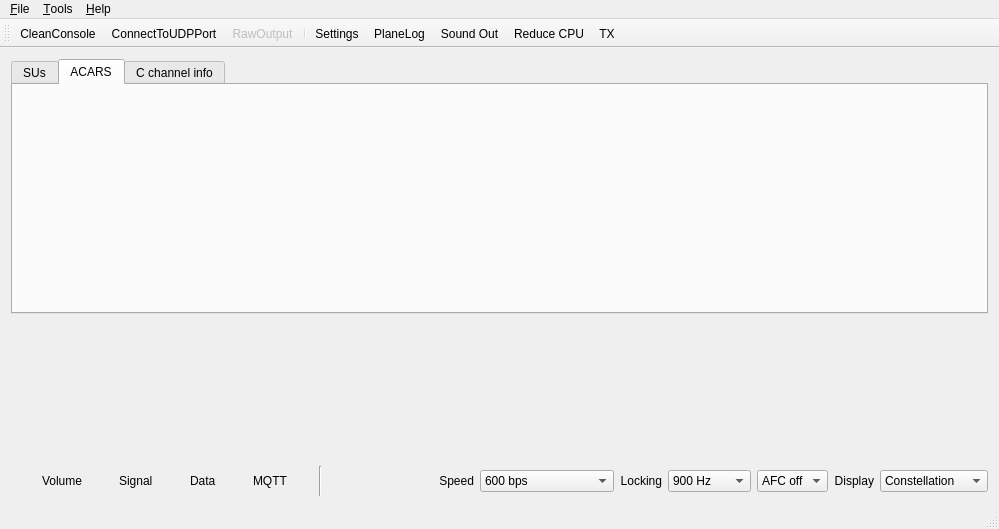
<?xml version="1.0" encoding="UTF-8"?>
<ui version="4.0">
 <class>MainWindow</class>
 <widget class="QMainWindow" name="MainWindow">
  <property name="geometry">
   <rect>
    <x>0</x>
    <y>0</y>
    <width>999</width>
    <height>529</height>
   </rect>
  </property>
  <property name="windowTitle">
   <string>JAERO</string>
  </property>
  <property name="windowIcon">
   <iconset resource="jaero.qrc">
    <normaloff>:/images/primary-modem.svg</normaloff>:/images/primary-modem.svg</iconset>
  </property>
  <widget class="QWidget" name="centralWidget">
   <layout class="QVBoxLayout" name="verticalLayout">
    <item>
     <widget class="QTabWidget" name="tabWidget">
      <property name="currentIndex">
       <number>1</number>
      </property>
      <widget class="QWidget" name="sus">
       <attribute name="title">
        <string>SUs</string>
       </attribute>
       <layout class="QVBoxLayout" name="verticalLayout_2">
        <item>
         <widget class="Console" name="console" native="true"/>
        </item>
       </layout>
      </widget>
      <widget class="QWidget" name="acars">
       <attribute name="title">
        <string>ACARS</string>
       </attribute>
       <layout class="QVBoxLayout" name="verticalLayout_3">
        <item>
         <widget class="TextInputWidget" name="inputwidget" native="true"/>
        </item>
       </layout>
      </widget>
      <widget class="QWidget" name="cchan">
       <attribute name="title">
        <string>C channel info</string>
       </attribute>
       <layout class="QHBoxLayout" name="horizontalLayout_4">
        <item>
         <layout class="QHBoxLayout" name="horizontalLayout_3">
          <item>
           <widget class="QGroupBox" name="groupBox">
            <property name="title">
             <string>Channel assignment</string>
            </property>
            <layout class="QVBoxLayout" name="verticalLayout_4">
             <item>
              <widget class="QPlainTextEdit" name="plainTextEdit_cchan_assignment"/>
             </item>
            </layout>
           </widget>
          </item>
         </layout>
        </item>
       </layout>
      </widget>
     </widget>
    </item>
    <item>
     <widget class="QWidget" name="widget_2" native="true">
      <property name="minimumSize">
       <size>
        <width>0</width>
        <height>140</height>
       </size>
      </property>
      <property name="maximumSize">
       <size>
        <width>16777215</width>
        <height>140</height>
       </size>
      </property>
      <layout class="QHBoxLayout" name="horizontalLayout" stretch="0,0">
       <property name="spacing">
        <number>2</number>
       </property>
       <property name="leftMargin">
        <number>0</number>
       </property>
       <property name="topMargin">
        <number>0</number>
       </property>
       <property name="rightMargin">
        <number>0</number>
       </property>
       <property name="bottomMargin">
        <number>0</number>
       </property>
       <item>
        <widget class="QSpectrumDisplay" name="spectrumdisplay" native="true">
         <property name="maximumSize">
          <size>
           <width>16777215</width>
           <height>130</height>
          </size>
         </property>
        </widget>
       </item>
       <item>
        <widget class="QScatterPlot" name="scatterplot" native="true">
         <property name="minimumSize">
          <size>
           <width>130</width>
           <height>130</height>
          </size>
         </property>
         <property name="maximumSize">
          <size>
           <width>130</width>
           <height>130</height>
          </size>
         </property>
        </widget>
       </item>
      </layout>
     </widget>
    </item>
    <item>
     <widget class="QWidget" name="widget" native="true">
      <property name="minimumSize">
       <size>
        <width>0</width>
        <height>30</height>
       </size>
      </property>
      <property name="maximumSize">
       <size>
        <width>16777215</width>
        <height>30</height>
       </size>
      </property>
      <layout class="QHBoxLayout" name="horizontalLayout_2">
       <property name="leftMargin">
        <number>0</number>
       </property>
       <property name="topMargin">
        <number>0</number>
       </property>
       <property name="rightMargin">
        <number>0</number>
       </property>
       <property name="bottomMargin">
        <number>0</number>
       </property>
       <item>
        <widget class="QLed" name="ledvolume">
         <property name="minimumSize">
          <size>
           <width>25</width>
           <height>25</height>
          </size>
         </property>
         <property name="maximumSize">
          <size>
           <width>25</width>
           <height>25</height>
          </size>
         </property>
         <property name="text">
          <string/>
         </property>
         <property name="pixmap">
          <pixmap resource="jaero.qrc">:/images/off_led.svg</pixmap>
         </property>
         <property name="scaledContents">
          <bool>true</bool>
         </property>
        </widget>
       </item>
       <item>
        <widget class="QLabel" name="labelvolume">
         <property name="minimumSize">
          <size>
           <width>0</width>
           <height>25</height>
          </size>
         </property>
         <property name="maximumSize">
          <size>
           <width>16777215</width>
           <height>25</height>
          </size>
         </property>
         <property name="text">
          <string>Volume</string>
         </property>
        </widget>
       </item>
       <item>
        <widget class="QLed" name="ledsignal">
         <property name="minimumSize">
          <size>
           <width>25</width>
           <height>25</height>
          </size>
         </property>
         <property name="maximumSize">
          <size>
           <width>25</width>
           <height>25</height>
          </size>
         </property>
         <property name="text">
          <string/>
         </property>
         <property name="pixmap">
          <pixmap resource="jaero.qrc">:/images/off_led.svg</pixmap>
         </property>
         <property name="scaledContents">
          <bool>true</bool>
         </property>
        </widget>
       </item>
       <item>
        <widget class="QLabel" name="labelsignal">
         <property name="minimumSize">
          <size>
           <width>0</width>
           <height>25</height>
          </size>
         </property>
         <property name="maximumSize">
          <size>
           <width>16777215</width>
           <height>25</height>
          </size>
         </property>
         <property name="text">
          <string>Signal</string>
         </property>
        </widget>
       </item>
       <item>
        <widget class="QLed" name="leddata">
         <property name="minimumSize">
          <size>
           <width>25</width>
           <height>25</height>
          </size>
         </property>
         <property name="maximumSize">
          <size>
           <width>25</width>
           <height>25</height>
          </size>
         </property>
         <property name="text">
          <string/>
         </property>
         <property name="pixmap">
          <pixmap resource="jaero.qrc">:/images/off_led.svg</pixmap>
         </property>
         <property name="scaledContents">
          <bool>true</bool>
         </property>
        </widget>
       </item>
       <item>
        <widget class="QLabel" name="labeldata">
         <property name="minimumSize">
          <size>
           <width>0</width>
           <height>25</height>
          </size>
         </property>
         <property name="maximumSize">
          <size>
           <width>16777215</width>
           <height>25</height>
          </size>
         </property>
         <property name="text">
          <string>Data</string>
         </property>
        </widget>
       </item>
       <item>
        <widget class="QLed" name="ledmqtt">
         <property name="minimumSize">
          <size>
           <width>25</width>
           <height>25</height>
          </size>
         </property>
         <property name="maximumSize">
          <size>
           <width>25</width>
           <height>25</height>
          </size>
         </property>
         <property name="text">
          <string/>
         </property>
         <property name="pixmap">
          <pixmap resource="jaero.qrc">:/images/off_led.svg</pixmap>
         </property>
         <property name="scaledContents">
          <bool>true</bool>
         </property>
        </widget>
       </item>
       <item>
        <widget class="QLabel" name="labelmqtt">
         <property name="minimumSize">
          <size>
           <width>0</width>
           <height>25</height>
          </size>
         </property>
         <property name="maximumSize">
          <size>
           <width>16777215</width>
           <height>25</height>
          </size>
         </property>
         <property name="text">
          <string>MQTT</string>
         </property>
        </widget>
       </item>
       <item>
        <spacer name="horizontalSpacer_2">
         <property name="orientation">
          <enum>Qt::Horizontal</enum>
         </property>
         <property name="sizeType">
          <enum>QSizePolicy::Minimum</enum>
         </property>
         <property name="sizeHint" stdset="0">
          <size>
           <width>25</width>
           <height>20</height>
          </size>
         </property>
        </spacer>
       </item>
       <item>
        <widget class="Line" name="line">
         <property name="orientation">
          <enum>Qt::Vertical</enum>
         </property>
        </widget>
       </item>
       <item>
        <spacer name="horizontalSpacer">
         <property name="orientation">
          <enum>Qt::Horizontal</enum>
         </property>
         <property name="sizeHint" stdset="0">
          <size>
           <width>40</width>
           <height>20</height>
          </size>
         </property>
        </spacer>
       </item>
       <item>
        <widget class="QLabel" name="label_4">
         <property name="minimumSize">
          <size>
           <width>0</width>
           <height>25</height>
          </size>
         </property>
         <property name="maximumSize">
          <size>
           <width>16777215</width>
           <height>25</height>
          </size>
         </property>
         <property name="text">
          <string>Speed</string>
         </property>
         <property name="alignment">
          <set>Qt::AlignRight|Qt::AlignTrailing|Qt::AlignVCenter</set>
         </property>
        </widget>
       </item>
       <item>
        <widget class="QComboBox" name="comboBoxbps">
         <property name="currentIndex">
          <number>0</number>
         </property>
         <item>
          <property name="text">
           <string>600 bps</string>
          </property>
         </item>
         <item>
          <property name="text">
           <string>1200 bps</string>
          </property>
         </item>
         <item>
          <property name="text">
           <string>10500 bps</string>
          </property>
         </item>
         <item>
          <property name="text">
           <string>1200 bps burst</string>
          </property>
         </item>
         <item>
          <property name="text">
           <string>8400 bps</string>
          </property>
         </item>
         <item>
          <property name="text">
           <string>10500 bps burst</string>
          </property>
         </item>
         <item>
          <property name="text">
           <string>10500 bps burst x2</string>
          </property>
         </item>
        </widget>
       </item>
       <item>
        <widget class="QLabel" name="label_5">
         <property name="minimumSize">
          <size>
           <width>0</width>
           <height>25</height>
          </size>
         </property>
         <property name="maximumSize">
          <size>
           <width>16777215</width>
           <height>25</height>
          </size>
         </property>
         <property name="text">
          <string>Locking</string>
         </property>
         <property name="alignment">
          <set>Qt::AlignRight|Qt::AlignTrailing|Qt::AlignVCenter</set>
         </property>
        </widget>
       </item>
       <item>
        <widget class="QComboBox" name="comboBoxlbw">
         <property name="currentIndex">
          <number>0</number>
         </property>
         <item>
          <property name="text">
           <string>900 Hz</string>
          </property>
         </item>
         <item>
          <property name="text">
           <string>1800 Hz</string>
          </property>
         </item>
         <item>
          <property name="text">
           <string>3600 Hz</string>
          </property>
         </item>
         <item>
          <property name="text">
           <string>5000 Hz</string>
          </property>
         </item>
         <item>
          <property name="text">
           <string>8400 Hz</string>
          </property>
         </item>
         <item>
          <property name="text">
           <string>10500 Hz</string>
          </property>
         </item>
         <item>
          <property name="text">
           <string>24000 Hz</string>
          </property>
         </item>
        </widget>
       </item>
       <item>
        <widget class="QComboBox" name="comboBoxafc">
         <property name="currentIndex">
          <number>0</number>
         </property>
         <item>
          <property name="text">
           <string>AFC off</string>
          </property>
         </item>
         <item>
          <property name="text">
           <string>AFC on</string>
          </property>
         </item>
        </widget>
       </item>
       <item>
        <widget class="QLabel" name="label_6">
         <property name="minimumSize">
          <size>
           <width>0</width>
           <height>25</height>
          </size>
         </property>
         <property name="maximumSize">
          <size>
           <width>16777215</width>
           <height>25</height>
          </size>
         </property>
         <property name="text">
          <string>Display</string>
         </property>
         <property name="alignment">
          <set>Qt::AlignRight|Qt::AlignTrailing|Qt::AlignVCenter</set>
         </property>
        </widget>
       </item>
       <item>
        <widget class="QComboBox" name="comboBoxdisplay">
         <property name="currentIndex">
          <number>0</number>
         </property>
         <item>
          <property name="text">
           <string>Constellation</string>
          </property>
         </item>
         <item>
          <property name="text">
           <string>Symbol phase</string>
          </property>
         </item>
         <item>
          <property name="text">
           <string>None</string>
          </property>
         </item>
        </widget>
       </item>
      </layout>
     </widget>
    </item>
   </layout>
  </widget>
  <widget class="QMenuBar" name="menuBar">
   <property name="geometry">
    <rect>
     <x>0</x>
     <y>0</y>
     <width>999</width>
     <height>26</height>
    </rect>
   </property>
   <widget class="QMenu" name="menu_File">
    <property name="title">
     <string>&amp;File</string>
    </property>
    <addaction name="action_Exit"/>
   </widget>
   <widget class="QMenu" name="menuHelp">
    <property name="title">
     <string>&amp;Help</string>
    </property>
    <addaction name="action_About"/>
   </widget>
   <widget class="QMenu" name="menu_Tools">
    <property name="title">
     <string>&amp;Tools</string>
    </property>
    <addaction name="action_Settings"/>
   </widget>
   <addaction name="menu_File"/>
   <addaction name="menu_Tools"/>
   <addaction name="menuHelp"/>
  </widget>
  <widget class="QStatusBar" name="statusBar"/>
  <widget class="QToolBar" name="toolBar">
   <property name="windowTitle">
    <string>toolBar</string>
   </property>
   <attribute name="toolBarArea">
    <enum>TopToolBarArea</enum>
   </attribute>
   <attribute name="toolBarBreak">
    <bool>false</bool>
   </attribute>
   <addaction name="actionCleanConsole"/>
   <addaction name="actionConnectToUDPPort"/>
   <addaction name="actionRawOutput"/>
   <addaction name="separator"/>
   <addaction name="action_Settings"/>
   <addaction name="action_PlaneLog"/>
   <addaction name="actionSound_Out"/>
   <addaction name="actionReduce_CPU"/>
   <addaction name="actionTXRX"/>
  </widget>
  <action name="action_Exit">
   <property name="icon">
    <iconset resource="jaero.qrc">
     <normaloff>:/images/application-exit.png</normaloff>:/images/application-exit.png</iconset>
   </property>
   <property name="text">
    <string>&amp;Exit</string>
   </property>
  </action>
  <action name="action_About">
   <property name="text">
    <string>&amp;About</string>
   </property>
  </action>
  <action name="actionCleanConsole">
   <property name="icon">
    <iconset resource="jaero.qrc">
     <normaloff>:/images/clear.png</normaloff>:/images/clear.png</iconset>
   </property>
   <property name="text">
    <string>CleanConsole</string>
   </property>
   <property name="toolTip">
    <string>Clear the window</string>
   </property>
  </action>
  <action name="actionConnectToUDPPort">
   <property name="checkable">
    <bool>true</bool>
   </property>
   <property name="icon">
    <iconset resource="jaero.qrc">
     <normaloff>:/images/disconnect.png</normaloff>
     <normalon>:/images/connect.png</normalon>:/images/disconnect.png</iconset>
   </property>
   <property name="text">
    <string>ConnectToUDPPort</string>
   </property>
   <property name="toolTip">
    <string>Connects RX bit stream or top window to the UDP port</string>
   </property>
  </action>
  <action name="actionRawOutput">
   <property name="checkable">
    <bool>true</bool>
   </property>
   <property name="enabled">
    <bool>false</bool>
   </property>
   <property name="icon">
    <iconset resource="jaero.qrc">
     <normaloff>:/images/primary-binary.svg</normaloff>:/images/primary-binary.svg</iconset>
   </property>
   <property name="text">
    <string>RawOutput</string>
   </property>
   <property name="toolTip">
    <string>Outputs raw data to UDP port</string>
   </property>
  </action>
  <action name="actionTXRX">
   <property name="checkable">
    <bool>true</bool>
   </property>
   <property name="checked">
    <bool>false</bool>
   </property>
   <property name="icon">
    <iconset resource="jaero.qrc">
     <normaloff>:/images/rx.svg</normaloff>
     <normalon>:/images/tx.svg</normalon>
     <activeon>:/images/tx.svg</activeon>
     <selectedon>:/images/tx.svg</selectedon>:/images/rx.svg</iconset>
   </property>
   <property name="text">
    <string>TX</string>
   </property>
   <property name="toolTip">
    <string>Send bottom window using varicode just for fun</string>
   </property>
   <property name="menuRole">
    <enum>QAction::NoRole</enum>
   </property>
  </action>
  <action name="action_Settings">
   <property name="icon">
    <iconset resource="jaero.qrc">
     <normaloff>:/images/settings.png</normaloff>:/images/settings.png</iconset>
   </property>
   <property name="text">
    <string>&amp;Settings</string>
   </property>
   <property name="toolTip">
    <string>Open settings dialog</string>
   </property>
  </action>
  <action name="action_PlaneLog">
   <property name="icon">
    <iconset resource="jaero.qrc">
     <normaloff>:/images/log.png</normaloff>:/images/log.png</iconset>
   </property>
   <property name="text">
    <string>&amp;PlaneLog</string>
   </property>
  </action>
  <action name="actionSound_Out">
   <property name="checkable">
    <bool>true</bool>
   </property>
   <property name="icon">
    <iconset resource="jaero.qrc">
     <normaloff>:/images/sound.png</normaloff>
     <normalon>:/images/sound-off2.png</normalon>:/images/sound.png</iconset>
   </property>
   <property name="text">
    <string>Sound Out</string>
   </property>
   <property name="toolTip">
    <string>Mute the sound</string>
   </property>
  </action>
  <action name="actionReduce_CPU">
   <property name="checkable">
    <bool>true</bool>
   </property>
   <property name="icon">
    <iconset>
     <normaloff>images/cpu.png</normaloff>
     <normalon>images/green_cpu.png</normalon>
     <disabledoff>:/images/cpu.png</disabledoff>
     <disabledon>:/images/green_cpu.png</disabledon>images/cpu.png</iconset>
   </property>
   <property name="text">
    <string>Reduce CPU</string>
   </property>
   <property name="toolTip">
    <string>Lowers FFT and CoarseFrequency speed</string>
   </property>
  </action>
 </widget>
 <layoutdefault spacing="6" margin="11"/>
 <customwidgets>
  <customwidget>
   <class>Console</class>
   <extends>QWidget</extends>
   <header>gui_classes/console.h</header>
   <container>1</container>
  </customwidget>
  <customwidget>
   <class>QScatterPlot</class>
   <extends>QWidget</extends>
   <header>gui_classes/qscatterplot.h</header>
   <container>1</container>
  </customwidget>
  <customwidget>
   <class>QSpectrumDisplay</class>
   <extends>QWidget</extends>
   <header>gui_classes/qspectrumdisplay.h</header>
   <container>1</container>
  </customwidget>
  <customwidget>
   <class>QLed</class>
   <extends>QLabel</extends>
   <header>gui_classes/qled.h</header>
  </customwidget>
  <customwidget>
   <class>TextInputWidget</class>
   <extends>QWidget</extends>
   <header>gui_classes/textinputwidget.h</header>
   <container>1</container>
  </customwidget>
 </customwidgets>
 <resources>
  <include location="jaero.qrc"/>
 </resources>
 <connections>
  <connection>
   <sender>action_Exit</sender>
   <signal>triggered()</signal>
   <receiver>MainWindow</receiver>
   <slot>close()</slot>
   <hints>
    <hint type="sourcelabel">
     <x>-1</x>
     <y>-1</y>
    </hint>
    <hint type="destinationlabel">
     <x>428</x>
     <y>243</y>
    </hint>
   </hints>
  </connection>
 </connections>
</ui>
